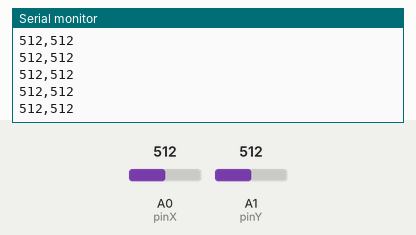
This sketch was run on a simulated Arduino Uno, built with avr-gcc and run on an emulated ATmega328P. Parts: the last lines printed to the serial monitor. The test bench sets the inputs (shaded band); at power-on: A0 (pinX) = 512, A1 (pinY) = 512.

Above: at 1.2 s.
1.3 s: A0 (pinX) set to 716
At 1.36 s:
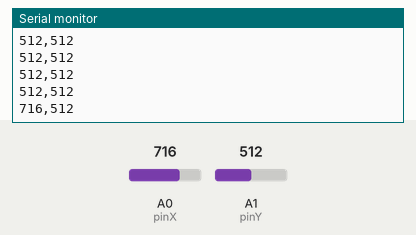
4.3 s: A1 (pinY) set to 716
At 4.32 s:
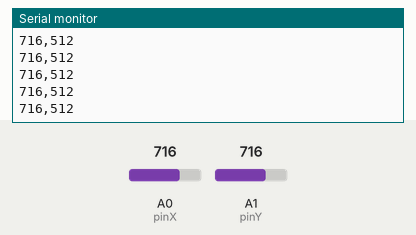
5.8 s: A0 (pinX) set to 900
At 5.82 s:
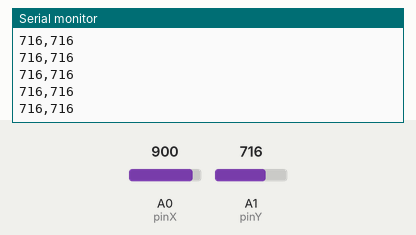
7.3 s: A1 (pinY) set to 900
At 7.33 s:
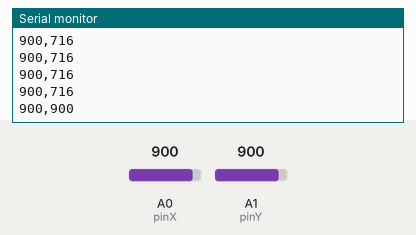
Timing chart, 0 to 9.8 s (numbered marks = the images above; inputs shaded):
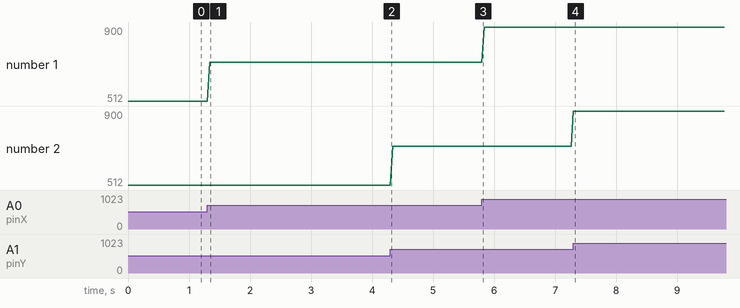

Measured:
- after the input at 1.3 s, the serial monitor: prints a new line at once (image 1)
- after the input at 7.3 s, the serial monitor: prints a new line at once (image 4)
- plotted number 1: 512 → 716 after the input at 1.3 s, 716 → 900 after the input at 5.8 s

The sketch:

ProcessingJoystickArduino.ino
```cpp
/**
 * Unidad 6: ProcessingJoystick
 */

int pinX = 0;
int pinY = 1;
int pinBoton = 3;

int x, y;

void setup() {

  Serial.begin(9600);

  pinMode(pinBoton, INPUT_PULLUP);
}

void loop() {

  x = analogRead(pinX);
  y = analogRead(pinY);

  Serial.print(x);
  Serial.print(",");
  Serial.println(y);
  delay(40);
}
```
